Frame 1 (no input): blank canvas, image omitted
Frame 60 (no input): blank canvas, image omitted
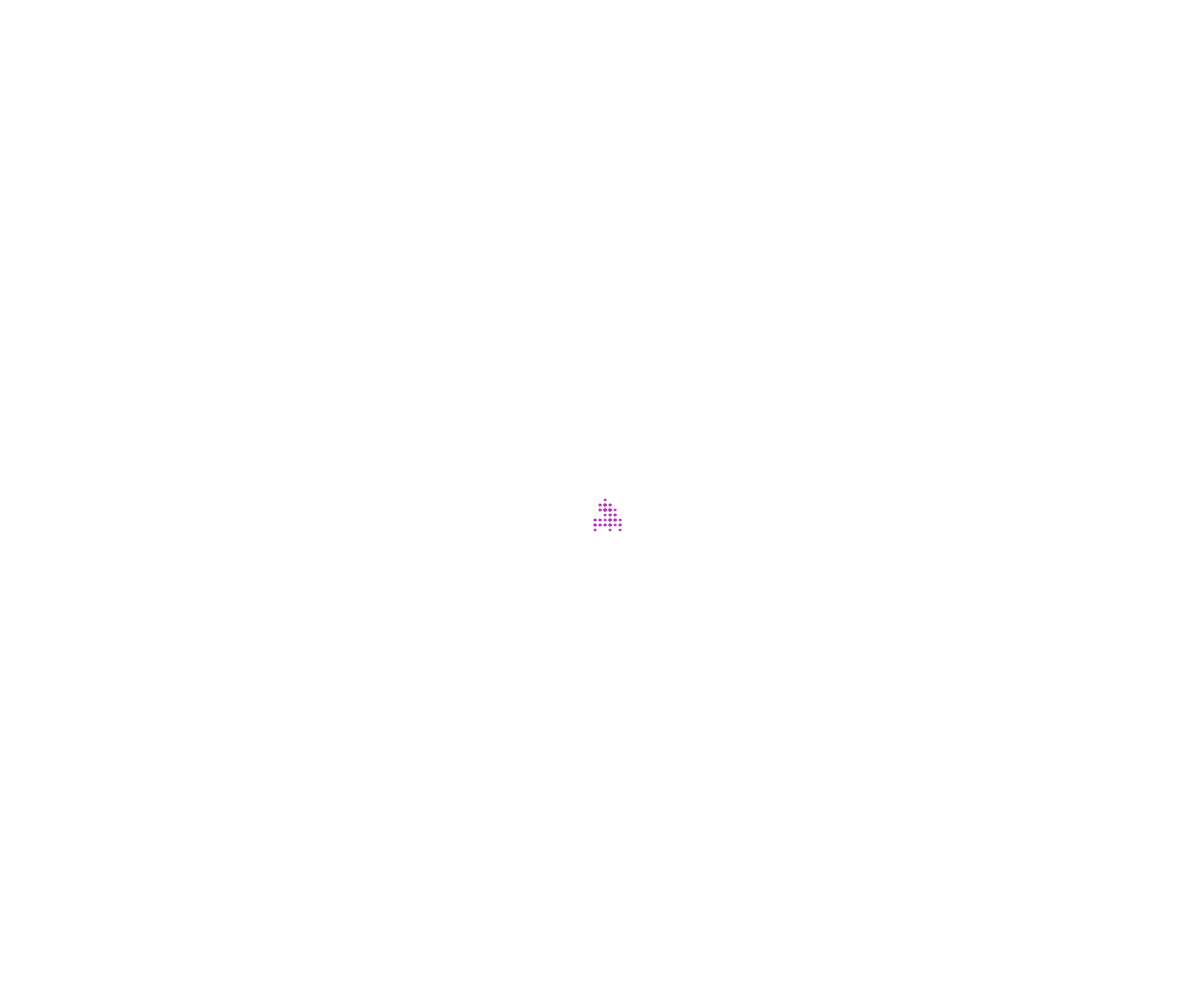
Frame 120 (the mouse pressed at the canvas centre since frame 60)

The p5.js sketch whose frames 1 and 60 were blank and that drew this single picture after the mouse press (run headless with seeded random() and noise() and a simulated clock; from frame 60 on, the mouse is pressed at the canvas centre):

// p5.js sketch
// ── sketch.js
// Project Title
// Your Name

class Walker {
  constructor(x, y) {
    this.x = x;
    this.y = y;
    this.diameter = 2;
    this.colour = "red";
    this.speed = 5;
  }

  display() {
    fill(this.colour);
    stroke(this.colour);
    circle(this.x, this.y, this.diameter);
  }

  move() {
    let choice = random(100);
    if (choice < 25) {
      //up
      this.y -= this.speed;
    }
    else if (choice < 50) {
      //down
      this.y += this.speed;
    }
    else if (choice < 75) {
      //left
      this.x -= this.speed;
    }
    else {
      //right
      this.x += this.speed;
    }
  }
}

let theWalkers = [];

function setup() {
  createCanvas(windowWidth, windowHeight);
}

function draw () {
  for (let someWalker of theWalkers) {
    someWalker.move();
    someWalker.display();
  }
}

function mousePressed() {
  let theGuy = new Walker(mouseX, mouseY);
  theGuy.colour = color(random(255), random(255), random(255));
  theWalkers.push(theGuy);
}

// Version with only 2 walkers

// let james;
// let vina;

// function setup() {
//   createCanvas(windowWidth, windowHeight);
//   james = new Walker(width/2, height/2);
//   vina = new Walker(300, 500);
//   vina.colour = "green";
// }

// function draw() {
//   james.move();
//   vina.move();
//   james.display();
//   vina.display();
// }
